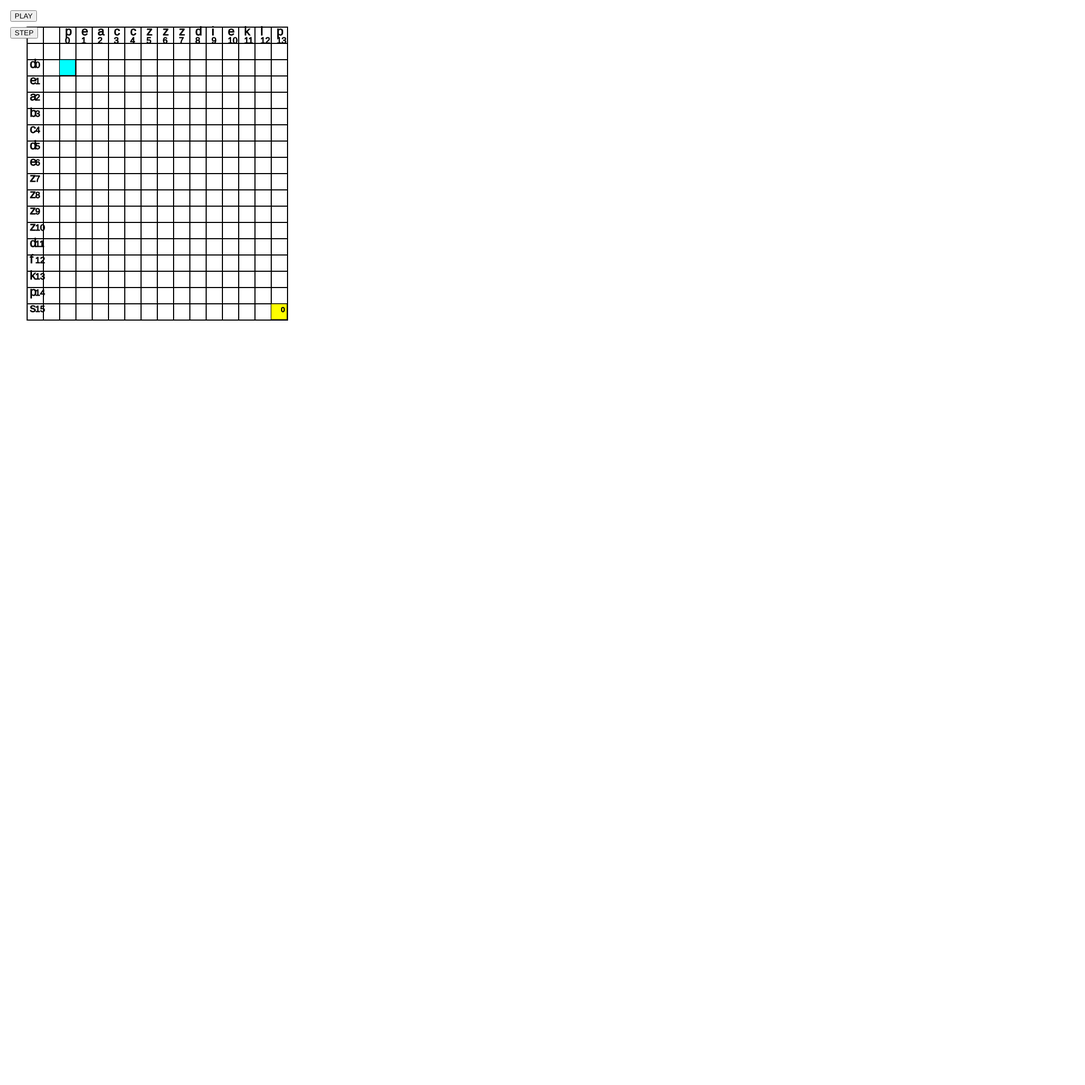
Frame 1 (no input)
Frame 60 (no input): identical to frame 1, image omitted
Frame 120 (the mouse pressed at the canvas centre since frame 60): identical to frame 1, image omitted

The p5.js sketch that drew this single still picture (run headless with seeded random() and noise() and a simulated clock; from frame 60 on, the mouse is pressed at the canvas centre):

// p5.js sketch
// ── sketch.js
// let left = "kpokpoopoiikzllzkjklzl";
// let up = "dspolzgvpdoksg";

// let left = "kpokpoopoiikzllzkjklzlkpohpphkkho";
// let up = "spozgvdoks";


// let left = "deabcdezzzzdfkps";
// let up = "peaoczzzdieklp";

let left = "deabcdezzzzdfkps";
let up = "peacczzzdieklp";

let options = [];
let option_best_diffs = [];
let new_options = [];
let seen_nodes = [];
let i = 0;
let j = 0;

let textScale = 0.9;

let done = false;
let path;

let play = false;

let beam_cells = [];

function setup() {
  createCanvas(2000, 2000);
  init();
  button = createButton('PLAY');
  button.position(19, 19);
  button.mousePressed(() => play = !play);

  button = createButton('STEP');
  button.position(19, 50);
  button.mousePressed(onPressed);
}

function onPressed() {
  if (!path) {
    path = high();
  }
}

let counter = 1;
let offset = 50
let squareSize = 30;
let contentOffset = offset + 2 * squareSize;

function draw() {
  if (play) {
    onPressed();
  }
  background(255);
  height = (left.length + 2) * squareSize;
  y_max = height + offset;
  y_min = offset;
  width = (up.length + 2) * squareSize;
  x_max = width + offset;
  x_min = offset;
  for (var x = x_min; x <= x_max; x += squareSize) {
    for (var y = y_min; y <= y_max; y += squareSize) {
      stroke(0);
      strokeWeight(1);
      line(x, y_min, x, y_max);
      line(x_min, y, x_max, y);
    }
  }

  //draw headers
  fill(0)
  for (let i = 0; i < left.length; i++) {
    c = left[i];
    textSize(textScale * 25);
    text(c, x_min + squareSize / 6, (offset + squareSize * (i + 2) + squareSize / 2));
    textSize(textScale * 18);
    text(i, x_min + squareSize / 2, (offset + squareSize * (i + 2) + squareSize / 2));
  }
  for (let i = 0; i < up.length; i++) {
    c = up[i];
    textSize(textScale * 25);
    text(c, (offset + squareSize * (i + 2) + squareSize / 3), y_min + squareSize / 2);
    textSize(textScale * 18);
    text(i, (offset + squareSize * (i + 2) + squareSize / 3), y_min + squareSize);
  }

  //draw options
  for (let z = 0; z < options.length; z++) {
    let {
      i: i,
      j: j,
      vis: visited,
      w: w
    } = options[z];
    if (visited) {
      fill("orange")
    } else {
      fill("yellow")
    }
    square(contentOffset + squareSize * j, contentOffset + squareSize * i, squareSize - 1);
  }
  
   
  //draw path
  if (path) {
    for (let cell = path; cell; cell = cell.p) {
      fill('red')
      square(contentOffset + squareSize * cell.j, contentOffset + squareSize * cell.i, squareSize - 1);
    }
  }
  
  //draw equals
  for (let z = 0; z < options.length; z++) {
    let {
      i: i,
      j: j,
      vis: visited,
      w: w
    } = options[z];
    if (visited) {
      if (left[i] == up[j]) {
        fill("rgb(0, 168, 107)");
        square(contentOffset + squareSize * j, contentOffset + squareSize * i, squareSize - 1);
      }
    }
  }

  //draw beams
  for (let z = 0; z < beam_cells.length; z++) {
    let {
      i: i,
      j: j
    } = beam_cells[z];
    stroke(0);
    strokeWeight(1)
    fill("rgba(0,255,0, 0.25)")
    square(contentOffset + squareSize * j, contentOffset + squareSize * i, squareSize - 1);
  }

  //draw current pos
  fill("cyan")
  square(contentOffset + squareSize * j, contentOffset + squareSize * i, squareSize - 1);

  //draw weights
  for (let z = 0; z < options.length; z++) {
    let {
      i: i,
      j: j,
      w: w
    } = options[z];
    fill(0)
    textSize(textScale * 14);
    text(option_best_diffs[z], contentOffset + squareSize * (j + 0.1), contentOffset + squareSize * (i + 1 / 2), );
    text(w, contentOffset + squareSize * (j + 0.6), contentOffset + squareSize * (i + 1 / 2), );
  }

  //draw arrows
  for (let z = 0; z < options.length; z++) {
    let {
      i: i,
      j: j,
      w: w,
      p: p
    } = options[z];
    fill(0)
    if (p !== null) {
      arrow(p.j, p.i, j, i);
    }
  }

  function arrow(oj, oi, dj, di) {
    origin = cell_center(oj, oi);
    dest = cell_center(dj, di);
    r = 2;
    stroke(0);
    strokeWeight(1)
    line(origin.x, origin.y, dest.x, dest.y);
    push() //start new drawing state
    var angle = atan2(origin.y - dest.y, origin.x - dest.x); //gets the angle of the line
    translate(dest.x, dest.y); //translates to the destination vertex
    rotate(angle - HALF_PI); //rotates the arrow point
    triangle(-r * 0.5, r, r * 0.5, r, 0, -r / 2); //draws the arrow point as a triangle
    pop();
  }
}

function cell_center(i, j) {
  return createVector(contentOffset + (i + 1 / 2) * squareSize, contentOffset + (j + 1 / 2) * squareSize);
}

function hash(i, j) {
  return 1 + (1 + i) * left.length + j;
}

function init() {
  left_last = left.length - 1;
  up_last = up.length - 1;
  let obje = {
    i: left_last,
    j: up_last,
    w: 0,
    p: null,
    vis: false,
  };
  seen_nodes[hash(left_last, up_last)] = true;
  options = [obje];
}

function calculateBest(a){
  return abs(a.i - a.j) * 1 + a.w;;
}

function high() {  
  // console.log(counter)
  counter++
  let minimum = null;
  for (let o = 0; o < options.length; o++) {
    option = options[o];
    if (!options[o].vis) {
      if (minimum === null) {
        minimum = options[o];
      } else {
        let opt_best = calculateBest(option);
        option_best_diffs[o] = opt_best;
        
        let min_best = calculateBest(minimum);

        if (opt_best == min_best) {
          min_coord_sum = minimum.i + minimum.j;
          opt_coord_sum = option.i + option.j;
          minimum = opt_coord_sum < min_coord_sum ? option : minimum;
        } else {
          minimum = opt_best < min_best ? option : minimum;
        }
      }
    }
  }
  // console.log("minimum:")
  // console.log(JSON.parse(JSON.stringify(minimum)));
  i = minimum.i;
  j = minimum.j;
  new_options = lcs(minimum);
  minimum.vis = true;
  // new_options = new_options.filter(p => seen_nodes[hash(p.i, p.j)] !== true);
  new_options.forEach(n => {
    same = options.find(o => o.i == n.i && o.j == n.j)
    if (same) {
      if (n.w < same.w) {
        if (same.vis) {
          play = false;
        }
        index = options.indexOf(same);
        options[index] = n;
      }
    } else {
      options.push(n);
    }
  });
  console.log("new_options:")
  console.log(JSON.parse(JSON.stringify(new_options)));
  if (new_options.length == 0) {
    //end reached
    console.log("end")
    return minimum;
  }
  // console.log("options:")
  // console.log(JSON.parse(JSON.stringify(options)));
  // console.log(JSON.parse(JSON.stringify((options.filter(p => p.vis === false)))));

  new_options.forEach(x => seen_nodes[hash(x.i, x.j)] = true);
}

function lcs(parent) {
  if (parent.i == -1 && parent.j == -1) {
    return [];
  }
  if (parent.i == -1) {
    return [{
      i: parent.i,
      j: parent.j - 1,
      w: parent.w + 1,
      p: parent,
      vis: false,
    }];
  }
  if (parent.j == -1) {
    return [{
      i: parent.i - 1,
      j: parent.j,
      w: parent.w + 1,
      p: parent,
      vis: false,
    }];
  }
  if (left[parent.i] == up[parent.j]) {
    //take diagonal
    return [{
      i: parent.i - 1,
      j: parent.j - 1,
      w: parent.w,
      p: parent,
      vis: false,
    }];
  }
  // choose left or right
  // no mater witch is chosen the w = 1
  return [{
      i: parent.i,
      j: parent.j - 1,
      w: parent.w + 1,
      p: parent,
      vis: false,
    },
    {
      i: parent.i - 1,
      j: parent.j,
      w: parent.w + 1,
      p: parent,
      vis: false,
    }
  ];
}
